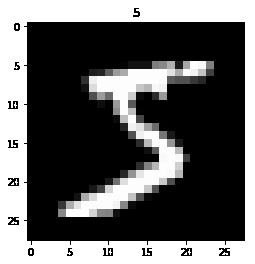
#> input picture 08u77.png, 255 x 264 px
$ python main.py
#> lines starting #> are read from the running program, lines starting #| are printed output that depends on the picture; after the words box and inside, x2 and y2 are one past the last pixel; in counts of white or black regions, pixels touching at a corner belong together
import cv2
import numpy as np
import pickle

class mnist:
    def __init__(self, image):
#> called with image = '08u77.png'
        new_image = cv2.imread(image)
#> new_image is the input picture: shape (264, 255, 3); min 0, max 255, mean 96.5
        resized_image = cv2.resize(new_image, (28, 28))
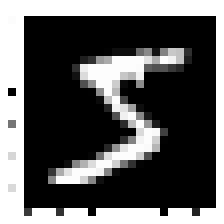
#> resized_image: shape (28, 28, 3) (shown 8 times larger); min 0, max 255, mean 91.9
        gray_image = cv2.cvtColor(resized_image, cv2.COLOR_BGR2GRAY)
        _, binary_image = cv2.threshold(gray_image, 0, 255, cv2.THRESH_BINARY_INV + cv2.THRESH_OTSU)
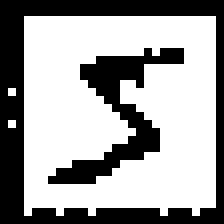
#> binary_image: shape (28, 28) (shown 8 times larger); 63.3% white; 2 black regions, box (x1, y1, x2, y2) and area: (0, 0, 28, 28) 201, (6, 6, 23, 23) 87
        normalized_image = binary_image / 255.0
        flattened_image = normalized_image.flatten()
#> flattened_image = 784 values, max 1 at index 59, min 0 at index 0, mean 0.633
        self.output_image = flattened_image
#> self.output_image has the same summary as flattened_image

    def predict(self):
#> (the run stopped early here; a loop or call above may not have finished)
